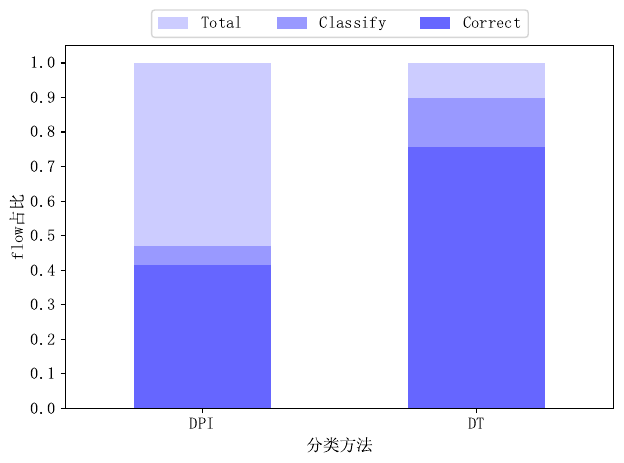

Reproduce this figure in Python.
import numpy as np
import matplotlib.pyplot as plt

config = {
    "font.family": 'serif',
    "font.serif": ['simsun', 'Times New Roman'],
    "font.size": 12,
    "mathtext.fontset": 'stix',
}
plt.rcParams.update(config)


N = 2
ind = (0.2, 0.4)

# plt.xticks(np.arange(0, 10, 1))
plt.xlabel('分类方法')
plt.xlim(0.1, 0.5)
plt.xticks(ind, ('DPI', 'DT'))
plt.ylabel('flow占比')
plt.yticks(np.arange(0, 1.1, 0.1))

tmTotal = 1681
dpiTotal = 791
mlTotal = 1512
dpiClassify = 695
mlClassify = 1273
# both = 715 34 749

Correct = (dpiClassify/tmTotal, mlClassify/tmTotal)
Identify = (dpiTotal/tmTotal, mlTotal/tmTotal)
print(dpiTotal/tmTotal, dpiClassify/dpiTotal)
print(mlTotal/tmTotal, mlClassify/mlTotal)
print()
print(Correct)
print(((dpiTotal-dpiClassify)/tmTotal, (mlTotal-mlClassify)/tmTotal))
print((tmTotal-dpiTotal)/tmTotal, (tmTotal-mlTotal)/tmTotal)
Total = (1, 1)

width = 0.1
p1 = plt.bar(ind, Total, width, color=(0.8, 0.8, 1))#'#A9A9A9') 
p2 = plt.bar(ind, Identify, width, color=(0.6, 0.6, 1))#'#808080')  
p3 = plt.bar(ind, Correct, width, color=(0.4, 0.4, 1))#'#696969')
plt.legend((p1[0], p2[0], p3[0]), ('Total', 'Classify', 'Correct'), bbox_to_anchor=(0.142,1), ncol=3, handlelength=1.8)
plt.tight_layout()
plt.savefig("stack.pdf", bbox_inches = 'tight', dpi=800)
plt.show()